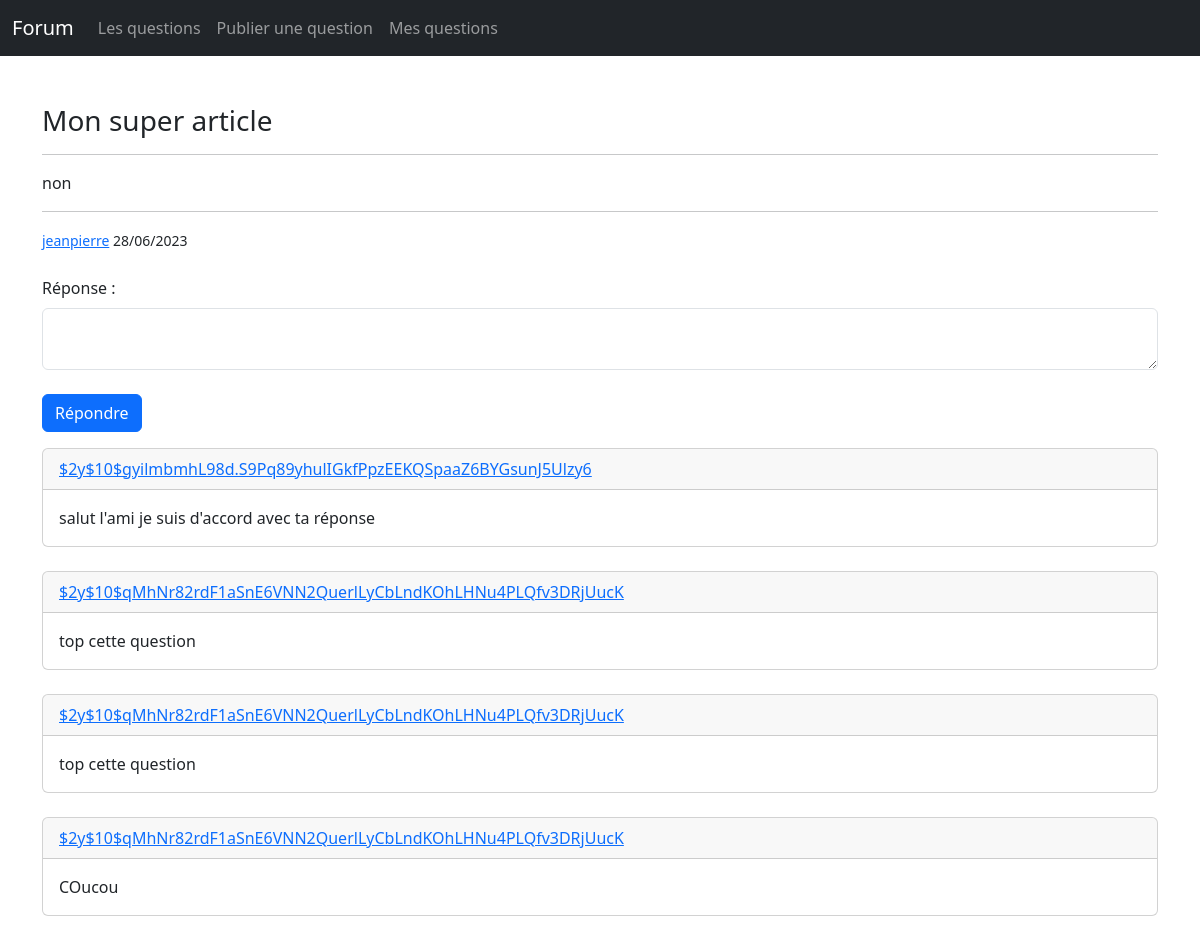
The app's page /article.php?id=4 with its own data.
### tables this page shows
CREATE TABLE `questions` (
  `id` int(11) NOT NULL,
  `titre` text NOT NULL,
  `description` text NOT NULL,
  `contenu` text NOT NULL,
  `id_auteur` int(11) NOT NULL,
  `pseudo_auteur` varchar(255) NOT NULL,
  `date_publication` text NOT NULL
);

CREATE TABLE `answers` (
  `id` int(11) NOT NULL,
  `id_auteur` int(11) NOT NULL,
  `pseudo_auteur` varchar(255) NOT NULL,
  `id_question` int(11) NOT NULL,
  `contenu` text NOT NULL
);

### actions/questions/showArticleContentAction.php (called while the page is built)
<?php
require('actions/database.php');
if(isset($_GET['id']) AND !empty($_GET['id'])){
$idOfTheQuestion = $_GET['id'];
$checkIfQuestionExists = $bdd->prepare('SELECT * FROM questions WHERE id = ?');
$checkIfQuestionExists->execute(array($idOfTheQuestion));
if($checkIfQuestionExists->rowCount() > 0){
        $questionsInfos = $checkIfQuestionExists->fetch();
        $question_title = $questionsInfos['titre'];
        $question_content = $questionsInfos['contenu'];
        $question_id_author = $questionsInfos['id_auteur'];
        $question_pseudo_author = $questionsInfos['pseudo_auteur'];
        $question_publication_date = $questionsInfos['date_publication'];
}else{
    $errorMsg = "Aucune question n'a été trouvée";
}
}else{
    $errorMsg = "Aucune question n'a été trouvée";
}
?>

### actions/questions/showAllAnswerOfQuestionAction.php (called while the page is built)
<?php
require('actions/database.php');
$getAllAnswersOfThisQuestion = $bdd->prepare('SELECT id_auteur, pseudo_auteur, id_question, contenu FROM answers WHERE id_question = ? ORDER BY id DESC');
$getAllAnswersOfThisQuestion->execute(array($idOfTheQuestion));
?>

### article.php (the view, shortened to what this page needs)
<?php
require('actions/questions/showArticleContentAction.php');
require('actions/questions/postAnswerAction.php');
require('actions/questions/showAllAnswerOfQuestionAction.php');
?>
<!DOCTYPE html>
<html lang="en">
<?php
include 'includes/head.php';
?>
<body>
   <?php
   include 'includes/navbar.php'; ?>
   <br><br>
   <div class="container">
   <?php
   if(isset($question_publication_date)){
    ?>
    <section class="show-content">
        <h3><?= $question_title; ?></h3>
        <hr>
        <p><?= $question_content; ?></p>
        <hr>
        <small><?= '<a href="profile.php?id='.$question_id_author.'">'.$question_pseudo_author. '</a> ' . $question_publication_date; ?></small>
    </section>
    <br>
    <section class="show-answers">
        <form class="form-group" method="POST">
        <div class="mb-3">
            <label for="exampleInputEmail1" class="form-label">Réponse :</label>
            <textarea name="answer"  class="form-control"></textarea>
            <br>
            <button class="btn btn-primary" type="submit" name="validate">Répondre</button>
        </div>
        </form>
        <?php
        while($answer = $getAllAnswersOfThisQuestion->fetch()){
            ?>
            <div class="card">
                <div class="card-header">
                    <a href="profile.php?id=<?= $answer['id_auteur'];?>">
                    <?= $answer['pseudo_auteur'];?>
                    </a>
                </div>
                <div class="card-body">
                <?= $answer['contenu'];?>
                </div>
            </div>
            <br>
            <?php
        }
        ?>
    </section>
    <?php
   }
   ?>
   </div>
</body>
</html>

### records on screen
questions: titre "Mon super article", contenu "non", pseudo_auteur "jeanpierre", date_publication "28/06/2023"
answers: pseudo_auteur "$2y$10$gyilmbmhL98d.S9Pq89yhulIGkfPpzEEKQSpaaZ6BYGsunJ5Ulzy6", contenu "salut l'ami je suis d'accord avec ta réponse"
answers: pseudo_auteur "$2y$10$qMhNr82rdF1aSnE6VNN2QuerlLyCbLndKOhLHNu4PLQfv3DRjUucK", contenu "top cette question"
answers: pseudo_auteur "$2y$10$qMhNr82rdF1aSnE6VNN2QuerlLyCbLndKOhLHNu4PLQfv3DRjUucK", contenu "top cette question"
answers: pseudo_auteur "$2y$10$qMhNr82rdF1aSnE6VNN2QuerlLyCbLndKOhLHNu4PLQfv3DRjUucK", contenu "COucou"
